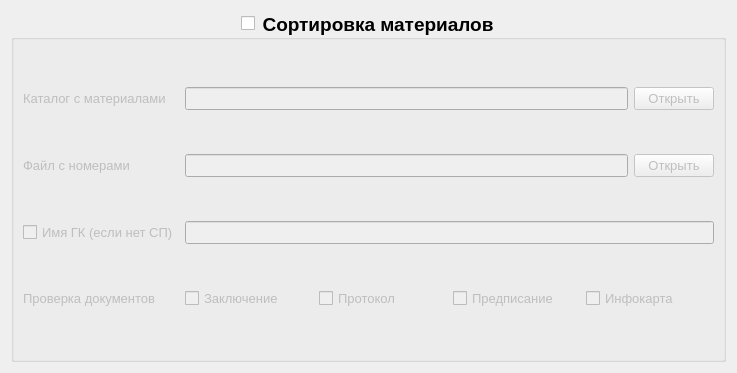
      <widget class="QWidget" name="page_5">
       <property name="geometry">
        <rect>
         <x>0</x>
         <y>0</y>
         <width>737</width>
         <height>373</height>
        </rect>
       </property>
       <attribute name="label">
        <string>Сортировка материалов</string>
       </attribute>
       <layout class="QGridLayout" name="gridLayout_21">
        <item row="0" column="0">
         <widget class="QGroupBox" name="groupBox_sp">
          <property name="font">
           <font>
            <pointsize>14</pointsize>
            <weight>75</weight>
            <bold>true</bold>
           </font>
          </property>
          <property name="title">
           <string>Сортировка материалов</string>
          </property>
          <property name="alignment">
           <set>Qt::AlignCenter</set>
          </property>
          <property name="checkable">
           <bool>true</bool>
          </property>
          <property name="checked">
           <bool>false</bool>
          </property>
          <layout class="QGridLayout" name="gridLayout_16">
           <item row="0" column="2">
            <widget class="QPushButton" name="pushButton_folder_sp">
             <property name="font">
              <font>
               <pointsize>10</pointsize>
               <weight>50</weight>
               <bold>false</bold>
              </font>
             </property>
             <property name="text">
              <string>Открыть</string>
             </property>
            </widget>
           </item>
           <item row="2" column="0">
            <widget class="QCheckBox" name="checkBox_name_gk">
             <property name="font">
              <font>
               <pointsize>10</pointsize>
               <weight>50</weight>
               <bold>false</bold>
              </font>
             </property>
             <property name="text">
              <string>Имя ГК (если нет СП)</string>
             </property>
            </widget>
           </item>
           <item row="1" column="0">
            <widget class="QLabel" name="label_file_sp">
             <property name="font">
              <font>
               <pointsize>10</pointsize>
               <weight>50</weight>
               <bold>false</bold>
              </font>
             </property>
             <property name="text">
              <string>Файл с номерами</string>
             </property>
            </widget>
           </item>
           <item row="0" column="1">
            <widget class="QLineEdit" name="lineEdit_path_folder_sp">
             <property name="font">
              <font>
               <pointsize>10</pointsize>
               <weight>50</weight>
               <bold>false</bold>
              </font>
             </property>
            </widget>
           </item>
           <item row="1" column="1">
            <widget class="QLineEdit" name="lineEdit_path_file_sp">
             <property name="font">
              <font>
               <pointsize>10</pointsize>
               <weight>50</weight>
               <bold>false</bold>
              </font>
             </property>
            </widget>
           </item>
           <item row="0" column="0">
            <widget class="QLabel" name="label_folder_sp">
             <property name="font">
              <font>
               <pointsize>10</pointsize>
               <weight>50</weight>
               <bold>false</bold>
              </font>
             </property>
             <property name="text">
              <string>Каталог с материалами</string>
             </property>
            </widget>
           </item>
           <item row="2" column="1" colspan="2">
            <widget class="QLineEdit" name="lineEdit_name_gk">
             <property name="enabled">
              <bool>false</bool>
             </property>
             <property name="font">
              <font>
               <pointsize>10</pointsize>
               <weight>50</weight>
               <bold>false</bold>
              </font>
             </property>
            </widget>
           </item>
           <item row="4" column="0">
            <widget class="QLabel" name="label_document_sp">
             <property name="font">
              <font>
               <pointsize>10</pointsize>
               <weight>50</weight>
               <bold>false</bold>
              </font>
             </property>
             <property name="text">
              <string>Проверка документов</string>
             </property>
            </widget>
           </item>
           <item row="1" column="2">
            <widget class="QPushButton" name="pushButton_file_sp">
             <property name="font">
              <font>
               <pointsize>10</pointsize>
               <weight>50</weight>
               <bold>false</bold>
              </font>
             </property>
             <property name="text">
              <string>Открыть</string>
             </property>
            </widget>
           </item>
           <item row="4" column="1" colspan="2">
            <layout class="QHBoxLayout" name="horizontalLayout_3">
             <item>
              <widget class="QCheckBox" name="checkBox_conclusion_sp">
               <property name="font">
                <font>
                 <pointsize>10</pointsize>
                 <weight>50</weight>
                 <bold>false</bold>
                </font>
               </property>
               <property name="text">
                <string>Заключение</string>
               </property>
              </widget>
             </item>
             <item>
              <widget class="QCheckBox" name="checkBox_protocol_sp">
               <property name="font">
                <font>
                 <pointsize>10</pointsize>
                 <weight>50</weight>
                 <bold>false</bold>
                </font>
               </property>
               <property name="text">
                <string>Протокол</string>
               </property>
              </widget>
             </item>
             <item>
              <widget class="QCheckBox" name="checkBox_preciption_sp">
               <property name="font">
                <font>
                 <pointsize>10</pointsize>
                 <weight>50</weight>
                 <bold>false</bold>
                </font>
               </property>
               <property name="text">
                <string>Предписание</string>
               </property>
              </widget>
             </item>
             <item>
              <widget class="QCheckBox" name="checkBox_infocard_sp">
               <property name="font">
                <font>
                 <pointsize>10</pointsize>
                 <weight>50</weight>
                 <bold>false</bold>
                </font>
               </property>
               <property name="text">
                <string>Инфокарта</string>
               </property>
              </widget>
             </item>
            </layout>
           </item>
          </layout>
         </widget>
        </item>
       </layout>
      </widget>
